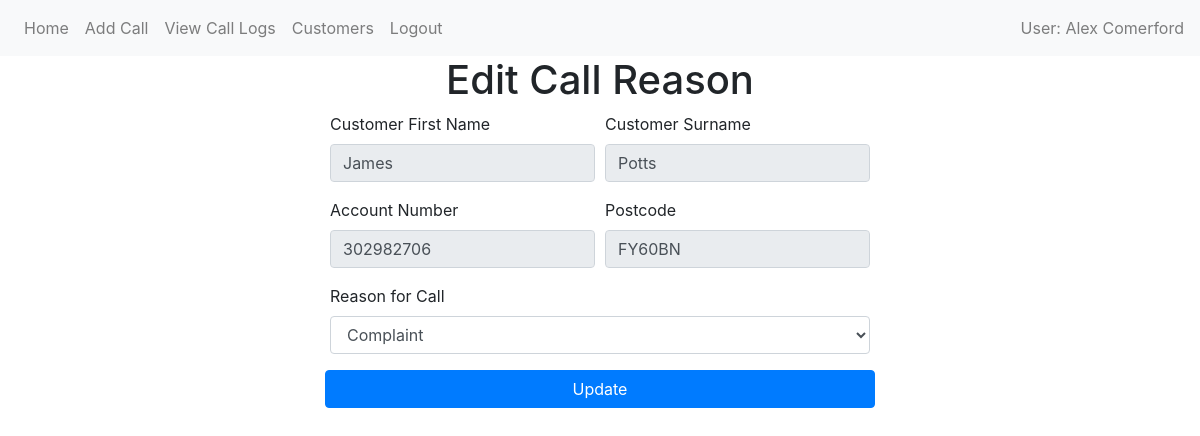
The page /edit-call/1 (signed in) on the database as committed earlier.
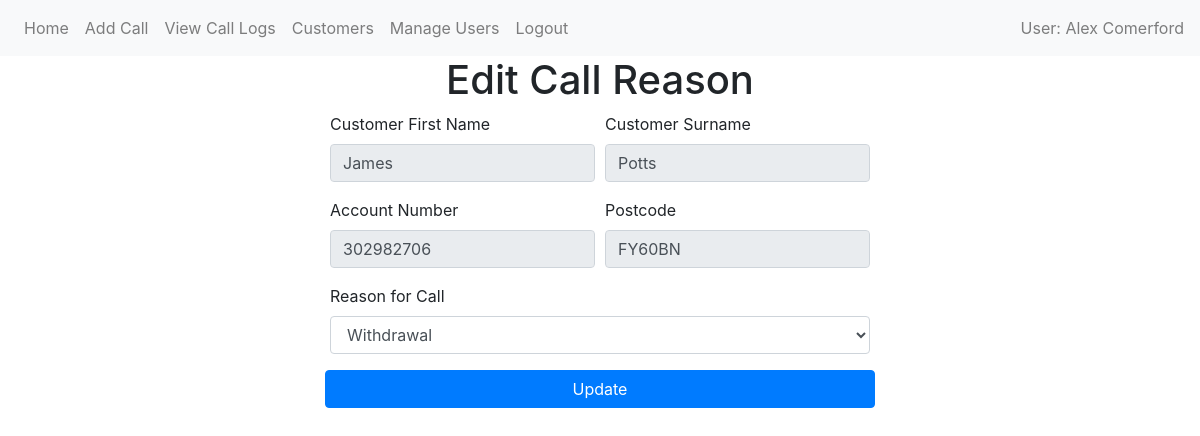
The same page on the database as committed later.
### website/models/call.py (models this page shows)
class Call(db.Model):
    id = db.Column(db.Integer, primary_key=True)
    reason_called = db.Column(db.String(150))
    date = db.Column(db.DateTime(timezone=True), default=func.now())
    user_id = db.Column(db.Integer, db.ForeignKey('user.id', name="fk_call_user_id"))
    customer_id = db.Column(db.Integer, db.ForeignKey('customer.id', name="fk_call_customer_id"))
    user = relationship('User', back_populates='calls_handled')
    customer = relationship('Customer', back_populates='calls')

### website/views/calls/edit.py (the view, shortened to what this page needs)
@views.route('/edit-call/<int:id>', methods=['GET', 'POST'])
@login_required
def edit_call(id):
    call_to_edit = Call.query.get_or_404(id)
    return render_template('calls/edit.html', call_to_edit=call_to_edit, user=current_user)

### website/__init__.py (called while the page is built)
def create_app():
    app = Flask(__name__)
    app.config['SECRET_KEY'] = 'hjshjhdjah kjshkjdhjs'
    app.config['SQLALCHEMY_DATABASE_URI'] = f'sqlite:///{DB_NAME}'
    db.init_app(app)
    migrate.init_app(app, db)
    from website.models import User, Call, Customer  #Importing all models
    login_manager = LoginManager()
    login_manager.login_view = 'auth.login'
    login_manager.init_app(app)
    from .views import views
    from .views.auth import auth
    from .views.admin.manage_users import admin
    app.register_blueprint(views, url_prefix='/')
    app.register_blueprint(auth, url_prefix='/')
    app.register_blueprint(admin, url_prefix='/')
    from flask_login import current_user
    @app.context_processor
    def inject_user():
        return dict(user=current_user)
    @login_manager.user_loader
    def load_user(id):
        return User.query.get(int(id))
    return app

### website/templates/calls/edit.html (shortened to what this page needs)
{% extends "shared/base.html" %}
{% block content %}
<h1 align="center">Edit Call Reason</h1>
<div class="container d-flex justify-content-center align-items-center">
<form method="POST" class="w-50">
    <div class="form-row">
        <div class="form-group col-md-6">
        <label for="customer_first_name">Customer First Name</label>
        <input type="text" class="form-control" id="customer_first_name" name="customer_first_name" value="{{ call_to_edit.customer.first_name | title  }}" readonly>
    </div>
    <div class="form-group col-md-6">
        <label for="customer_last_name">Customer Surname</label>
        <input type="text" class="form-control" id="customer_last_name" name="customer_last_name" value="{{ call_to_edit.customer.last_name | title  }}" readonly>
    </div>
</div>
<div class="form-row">
    <div class="form-group col-md-6">
        <label for="account_number">Account Number</label>
        <input type="number" class="form-control" id="account_number" name="account_number" value="{{ call_to_edit.customer.account_number }}" readonly>
    </div>
     <div class="form-group col-md-6">
        <label for="postcode">Postcode</label>
        <input type="text" class="form-control" id="postcode" name="postcode" value="{{ call_to_edit.customer.postcode | upper }}" readonly>
    </div>
</div>
    <div class="form-group">
        <label for="reason_called">Reason for Call</label>
        <select class="form-control" id="reason_called" name="reason_called" required>
            <option value="Withdrawal" {% if call_to_edit.reason_called == "Withdrawal" %}selected{% endif %}>Withdrawal</option>
            <option value="Complaint" {% if call_to_edit.reason_called == "Complaint" %}selected{% endif %}>Complaint</option>
        </select>
    </div>
    <div class="form-row">
        <button type="submit" class="btn btn-primary w-100">Update</button>
      </div>
</form>
{% endblock %}

### website/templates/shared/base.html (shortened to what this page needs)
<!DOCTYPE html>
<html>
  <head>
    <link
      rel="stylesheet"
      href="https://stackpath.bootstrapcdn.com/bootstrap/4.4.1/css/bootstrap.min.css"
    />
    <link
      rel="stylesheet"
      href="https://cdn.jsdelivr.net/npm/bootstrap-icons@1.3.0/font/bootstrap-icons.css"
    />
  </head>
  <body>
    <nav class="navbar navbar-expand-lg navbar-light bg-light">
      <div class="collapse navbar-collapse" id="navbar">
        <div class="navbar-nav">
          {% if user.is_authenticated %}
          <a class="nav-item nav-link" id="home" href="/">Home</a>
          <a class="nav-item nav-link" id="Call" href="/add-call">Add Call</a>
          <a class="nav-item nav-link" id="view_call_log" href="/calls"
            >View Call Logs</a
          >
          <a class="nav-item nav-link" id="customers" href="/customers"
            >Customers</a
          >
          {% if user.is_admin %}
          <a class="nav-item nav-link" id="admin" href="/users">Manage Users</a>
          {% endif %}
          <a class="nav-item nav-link" id="logout" href="/logout">Logout</a>
          {% else %}
          <a class="nav-item nav-link" id="login" href="/login">Login</a>
          <a class="nav-item nav-link" id="register" href="/register"
            >Register</a
          >
          {% endif %}
        </div>
        {% if user.is_authenticated %}
        <span class="navbar-text ml-auto"
          >User: {{ user.first_name | title }} {{ user.last_name | title}}</span
        >
        {% endif %}
      </div>
    </nav>
    <div class="container">{% block content %} {% endblock %}</div>
  </body>
</html>

Rows that differ between the two databases and show on the page:
changed User "Alex": is_admin False → True (drawn)
changed Call: reason_called "Complaint" → "Withdrawal"
Other text that changed with them:
text now shown: "Manage Users"
